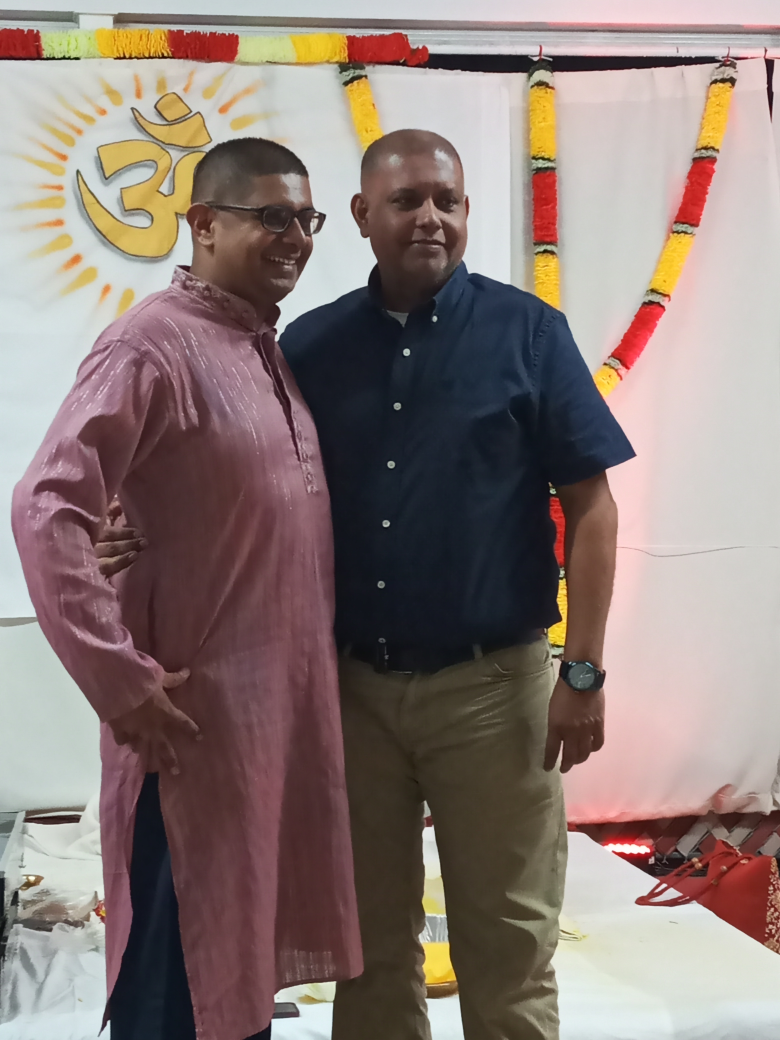
#> input picture SkinTone/img.jpg, 3120 x 4160 px, found by its file name (shown at 1/4 size)
$ python SkinTomeImg.py
#> lines starting #> are read from the running program, lines starting #| are printed output that depends on the picture; after the words box and inside, x2 and y2 are one past the last pixel; in counts of white or black regions, pixels touching at a corner belong together
# import the necessary packages
import imutils
import numpy as np
import argparse
import cv2

# construct the argument parse and parse the arguments
ap = argparse.ArgumentParser()
ap.add_argument("-i", "--image",
                help="path to the image file",
                default='C:\\Users\\Vyan Persad\\Documents\\Coding\\Python\\SkinTone\\img.jpg')
args = vars(ap.parse_args())

# define the upper and lower boundaries of the HSV pixel
# intensities to be considered 'skin'
lower = np.array([3, 15, 10], dtype="uint8")
upper = np.array([20, 255, 255], dtype="uint8")

#load image
image = cv2.imread(args["image"])
#> image is the input picture: shape (4160, 3120, 3); mean B, G, R 119, 123.5, 138.9

# resize the image to a reasonable width for display (optional)
image = cv2.resize(image, (800, 600))
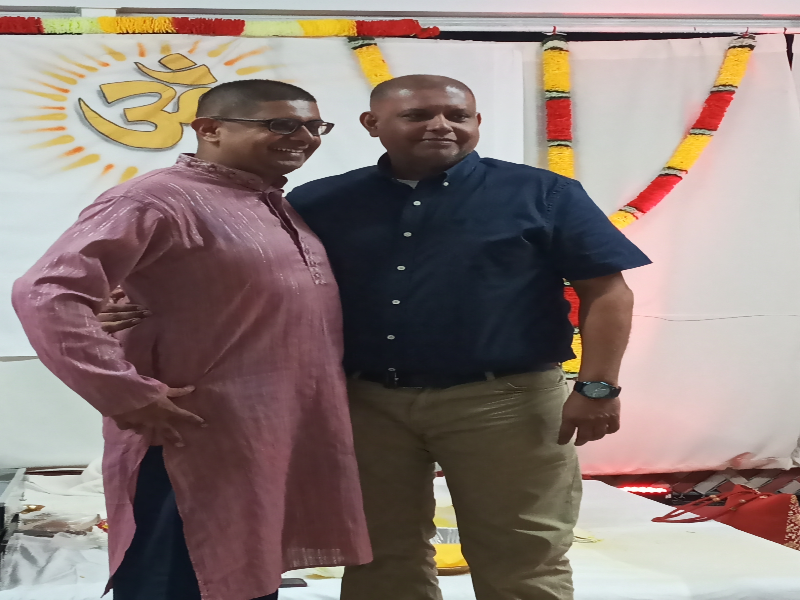
#> image: shape (600, 800, 3); mean B, G, R 118.9, 123.4, 138.8

# convert the image to the HSV color space
converted = cv2.cvtColor(image, cv2.COLOR_BGR2HSV)
#> converted: shape (600, 800, 3); mean H, S, V 71.7, 66.3, 142.7

# determine the HSV pixel intensities that fall into
# the specified upper and lower boundaries
skinMask = cv2.inRange(converted, lower, upper)
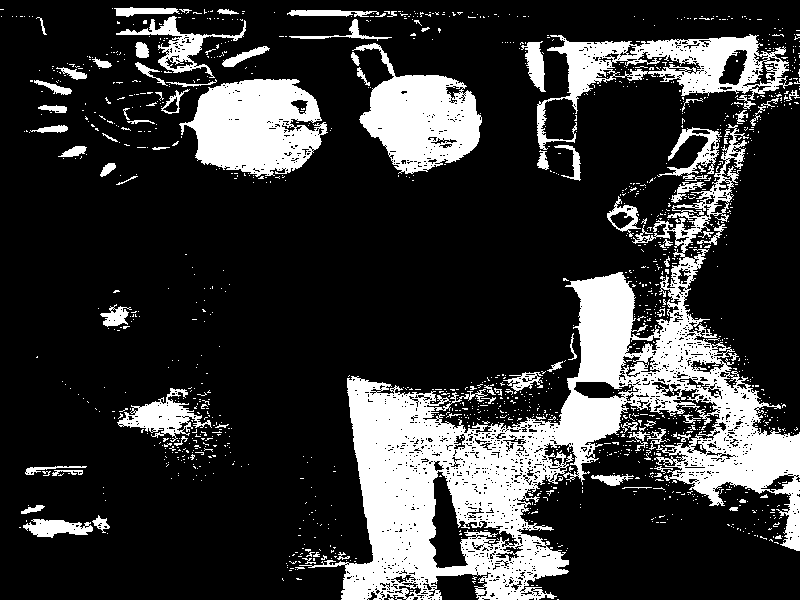
#> skinMask: shape (600, 800); 21.1% white; 1435 white regions (1348 under 20 px), largest, box (x1, y1, x2, y2) and area: (299, 124, 800, 600) 56514, (179, 79, 328, 177) 9798, (352, 43, 482, 174) 8607

# apply a series of erosions and dilations to the mask
# using an elliptical kernel
kernel = cv2.getStructuringElement(cv2.MORPH_ELLIPSE, (11, 11))
skinMask = cv2.erode(skinMask, kernel, iterations=2)
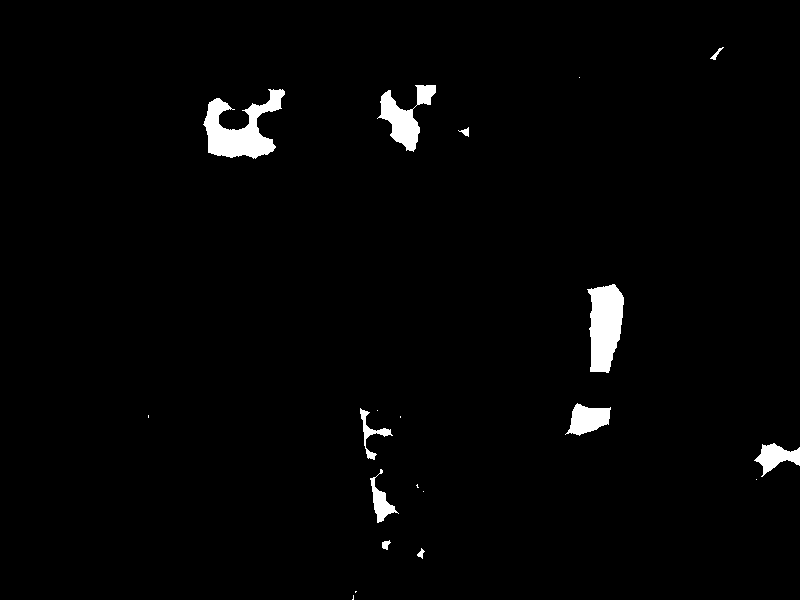
#> skinMask: shape (600, 800); 2% white; 20 white regions (9 under 20 px), largest, box (x1, y1, x2, y2) and area: (203, 89, 285, 159) 2756, (587, 284, 624, 373) 2401, (377, 85, 436, 152) 1598
skinMask = cv2.dilate(skinMask, kernel, iterations=2)
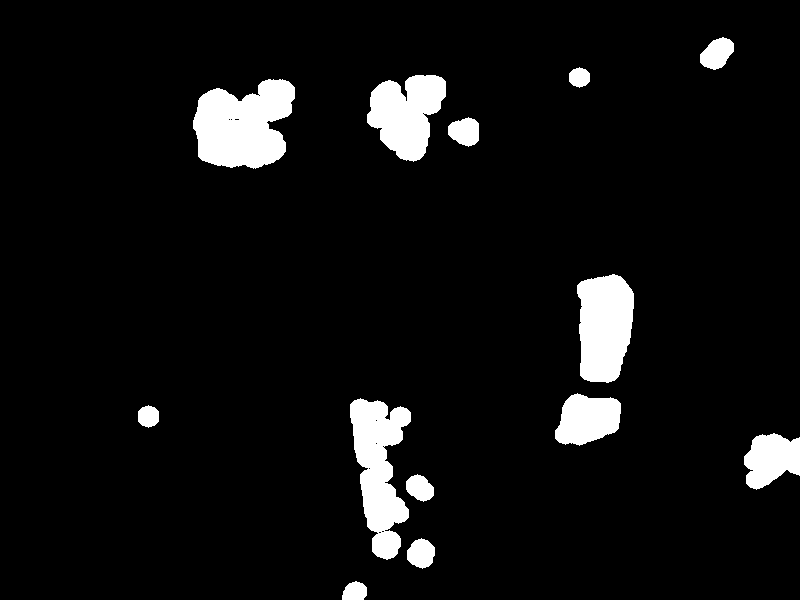
#> skinMask: shape (600, 800); 6.4% white; 13 white regions, largest, box (x1, y1, x2, y2) and area: (193, 79, 295, 169) 6678, (350, 398, 411, 560) 5770, (577, 274, 634, 383) 5031

# blur the mask to help remove noise
skinMask = cv2.GaussianBlur(skinMask, (3, 3), 0)

# apply the mask to the original image
skin = cv2.bitwise_and(image, image, mask=skinMask)
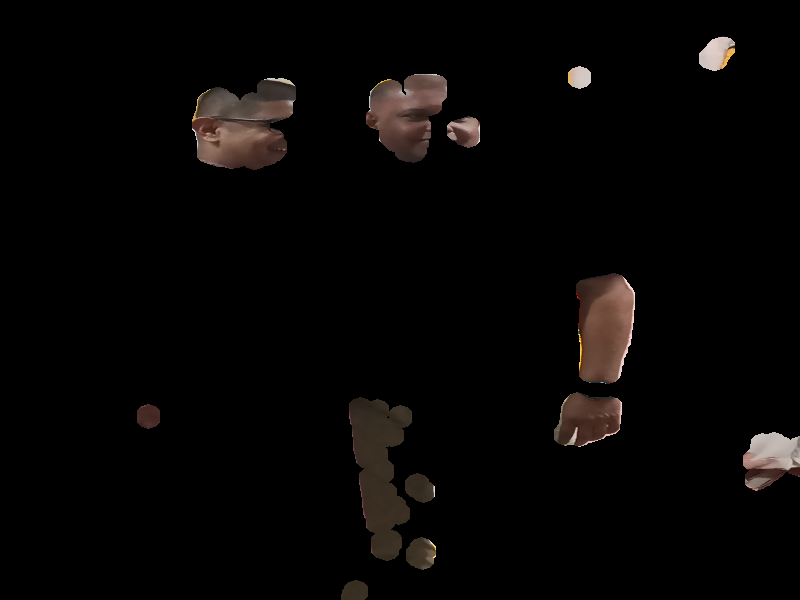
#> skin: shape (600, 800, 3); mean B, G, R 4.7, 5.4, 6.9

# display the original image and the skin-detected image side by side
#cv2.imshow("Original Image", image)
cv2.imshow("Skin Detection", np.hstack([image, skin]))
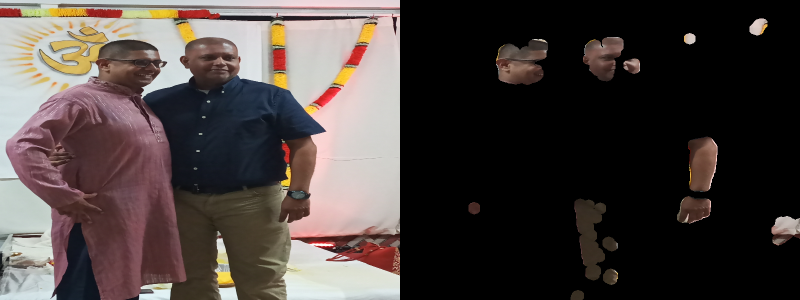
#> window 'Skin Detection': shape (600, 1600, 3) (shown at 1/2 size); mean B, G, R 61.8, 64.4, 72.9
cv2.waitKey(0)
cv2.destroyAllWindows()
